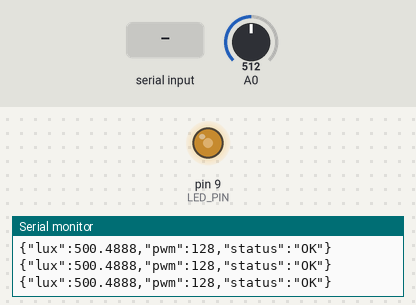
A sketch run on a simulated Arduino Uno, built with avr-gcc and run on an emulated ATmega328P. On the bench: output pins drawn as LEDs (lit = HIGH), the last lines printed to the serial monitor. The inputs (shaded band) are chosen by the test bench; at power-on: A0 = 512.

Above: at 1.2 s.
1.3 s: "SET_BRIGHTNESS:\n" received over Serial
At 2.7 s:
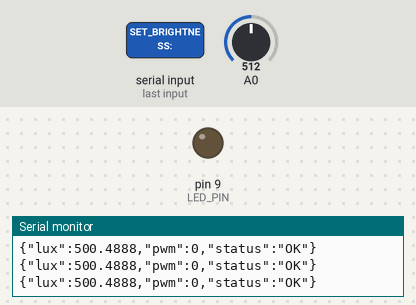
Timing chart, 0 to 4.3 s (numbered marks = the images above; inputs shaded):
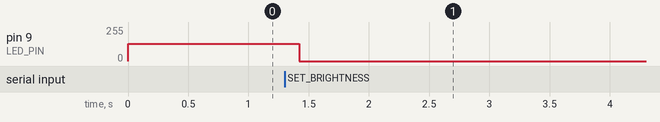

Measured:
- after the input at 1.3 s, pin 9 (LED_PIN): 128/255 → 0/255 after 0.12 s

The sketch:

medmeasure_payload.ino
```cpp
#include <ArduinoJson.h>

const int LED_PIN = 9;
int brightnessPWM = 128;  // Default 50% duty cycle

void setup() {
  Serial.begin(115200);
  pinMode(LED_PIN, OUTPUT);
  analogWrite(LED_PIN, brightnessPWM);
}

void loop() {
  // Read incoming serial commands from Python.
  if (Serial.available() > 0) {
    String cmd = Serial.readStringUntil('\n');
    if (cmd.startsWith("SET_BRIGHTNESS:")) {
      brightnessPWM = cmd.substring(15).toInt();
      analogWrite(LED_PIN, constrain(brightnessPWM, 0, 255));
    }
  }

  // Read telemetry (simulated analog photodiode lux value).
  int rawADC = analogRead(A0);
  float estimatedLux = (rawADC / 1023.0) * 1000.0;

  // Stream a JSON packet over UART.
  StaticJsonDocument<128> doc;
  doc["lux"] = estimatedLux;
  doc["pwm"] = brightnessPWM;
  doc["status"] = "OK";
  serializeJson(doc, Serial);
  Serial.println();

  delay(200);  // 5 Hz telemetry stream
}
```
